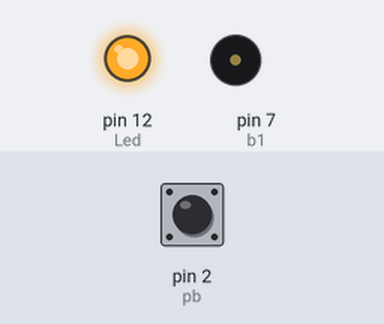
This sketch was run on a simulated Arduino Uno, built with avr-gcc and run on an emulated ATmega328P. Shown: output pins drawn as LEDs (lit = HIGH), buzzer (waves = sounding). The test bench sets the inputs (shaded band); at power-on: pin 2 (pb) HIGH.

Above: at 1.2 s.
1.3 s: pin 2 (pb) pulled LOW for 0.15 s
At 1.7 s:
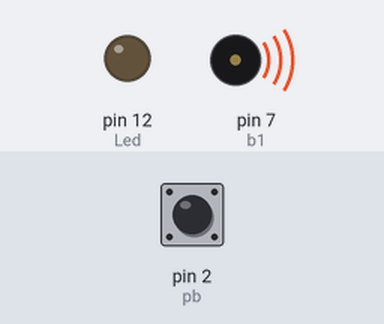
3.8 s: pin 2 (pb) pulled LOW for 3.2 s
At 7.55 s:
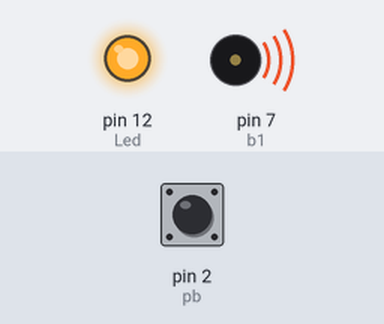
Timing chart, 0 to 9.3 s (numbered marks = the images above; inputs shaded):
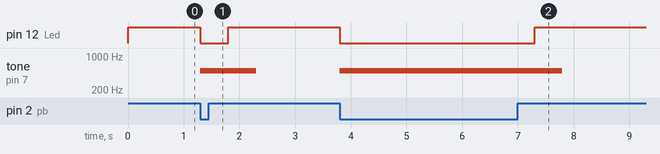

Measured:
- after the input at 1.3 s, pin 12 (Led): HIGH → LOW at once, → HIGH 0.50 s later; tone on pin 7 (b1): silent → 500 Hz at once, → silent 1.0 s later
- after the input at 3.8 s, pin 12 (Led): HIGH → LOW at once, → HIGH 3.5 s later; tone on pin 7 (b1): silent → 500 Hz at once, → silent 4.0 s later

The sketch:

t21.ino
```cpp
int Led = 12;
int pb = 2;
int b1 =7;

void setup()
{
  pinMode(Led, OUTPUT);
  pinMode(pb, INPUT_PULLUP);
  pinMode(b1, OUTPUT);
}

void loop()
{
  int buttonstate = digitalRead(pb);
  if(buttonstate == HIGH)
  {
     digitalWrite(Led, HIGH);
  }
  else
  {
     digitalWrite(Led, LOW);
     tone(b1, 500, 1000);
     delay(500);
  }
}
```
